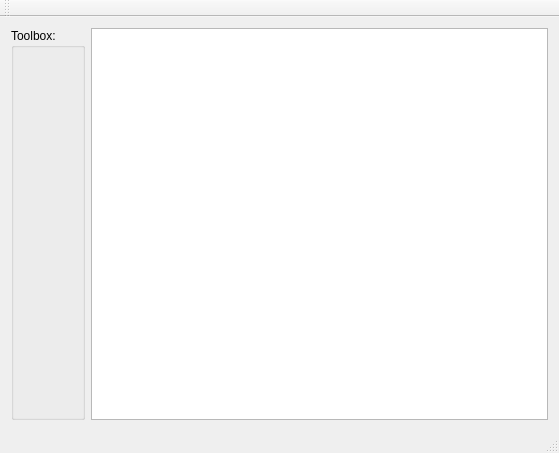
<?xml version="1.0" encoding="UTF-8"?>
<ui version="4.0">
 <class>MainWindow</class>
 <widget class="QMainWindow" name="MainWindow">
  <property name="geometry">
   <rect>
    <x>0</x>
    <y>0</y>
    <width>559</width>
    <height>453</height>
   </rect>
  </property>
  <property name="windowTitle">
   <string>MainWindow</string>
  </property>
  <widget class="QWidget" name="centralWidget">
   <layout class="QHBoxLayout" name="horizontalLayout">
    <item>
     <widget class="QGroupBox" name="groupBox">
      <property name="title">
       <string>Toolbox:</string>
      </property>
      <property name="flat">
       <bool>false</bool>
      </property>
      <layout class="QVBoxLayout" name="verticalLayout">
       <item>
        <widget class="ButtonWidgetMediator" name="widget" native="true"/>
       </item>
      </layout>
     </widget>
    </item>
    <item>
     <widget class="QGraphicsView" name="graphicsView"/>
    </item>
   </layout>
  </widget>
  <widget class="QMenuBar" name="menuBar">
   <property name="geometry">
    <rect>
     <x>0</x>
     <y>0</y>
     <width>559</width>
     <height>18</height>
    </rect>
   </property>
  </widget>
  <widget class="QToolBar" name="mainToolBar">
   <attribute name="toolBarArea">
    <enum>TopToolBarArea</enum>
   </attribute>
   <attribute name="toolBarBreak">
    <bool>false</bool>
   </attribute>
  </widget>
  <widget class="QStatusBar" name="statusBar"/>
 </widget>
 <layoutdefault spacing="6" margin="11"/>
 <customwidgets>
  <customwidget>
   <class>ButtonWidgetMediator</class>
   <extends>QWidget</extends>
   <header location="global">buttonwidgetmediator.h</header>
   <container>1</container>
  </customwidget>
 </customwidgets>
 <resources/>
 <connections/>
</ui>
